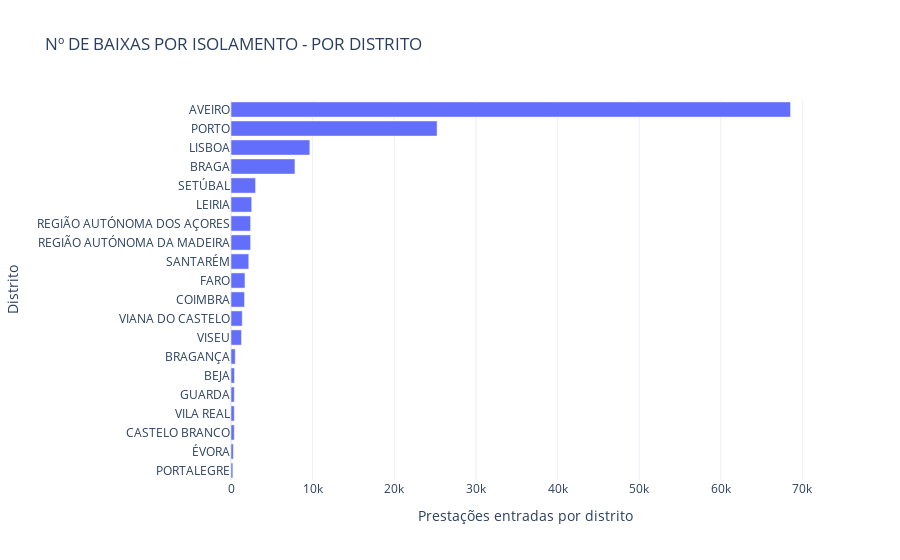

Here is the notebook cell this chart was saved with:
### Code cell
fig = go.Figure(go.Bar(x=baixas_distrito['TOTAL'],y=baixas_distrito['DISTRITO'],orientation='h'))

fig.update_layout(title='Nº DE BAIXAS POR ISOLAMENTO - POR DISTRITO ',template='plotly_white', 
                  xaxis_title="Prestações entradas por distrito",yaxis_title="Distrito",
                 yaxis={'categoryorder':'total ascending'})
fig.show()

### Figure 1 — Plotly figure (JSON) as saved in the notebook; plotly's stock layout.template omitted (floating-point values rounded to 4 significant figures)
{"data": [{"orientation": "h", "type": "bar", "x": [68550, 433, 7834, 520, 400, 1658, 290, 1712, 407, 2537, 9657, 225, 25247, 2180, 3010, 1378, 406, 1284, 2403, 2402], "y": ["AVEIRO", "BEJA", "BRAGA", "BRAGANÇA", "CASTELO BRANCO", "COIMBRA", "ÉVORA", "FARO", "GUARDA", "LEIRIA", "LISBOA", "PORTALEGRE", "PORTO", "SANTARÉM", "SETÚBAL", "VIANA DO CASTELO", "VILA REAL", "VISEU", "REGIÃO AUTÓNOMA DOS AÇORES", "REGIÃO AUTÓNOMA DA MADEIRA"]}], "layout": {"title": {"text": "Nº DE BAIXAS POR ISOLAMENTO - POR DISTRITO "}, "xaxis": {"title": {"text": "Prestações entradas por distrito"}}, "yaxis": {"categoryorder": "total ascending", "title": {"text": "Distrito"}}}}
